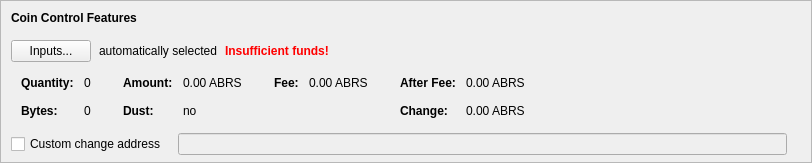
      <widget class="QFrame" name="frameCoinControl">
       <property name="sizePolicy">
        <sizepolicy hsizetype="Expanding" vsizetype="Fixed">
         <horstretch>0</horstretch>
         <verstretch>0</verstretch>
        </sizepolicy>
       </property>
       <property name="maximumSize">
        <size>
         <width>16777215</width>
         <height>16777215</height>
        </size>
       </property>
       <property name="frameShape">
        <enum>QFrame::StyledPanel</enum>
       </property>
       <property name="frameShadow">
        <enum>QFrame::Sunken</enum>
       </property>
       <layout class="QVBoxLayout" name="verticalLayoutCoinControl2">
        <property name="spacing">
         <number>0</number>
        </property>
        <property name="leftMargin">
         <number>0</number>
        </property>
        <property name="topMargin">
         <number>0</number>
        </property>
        <property name="rightMargin">
         <number>0</number>
        </property>
        <property name="bottomMargin">
         <number>6</number>
        </property>
        <item>
         <layout class="QVBoxLayout" name="verticalLayoutCoinControl" stretch="0,0,0,0,0">
          <property name="spacing">
           <number>0</number>
          </property>
          <property name="leftMargin">
           <number>10</number>
          </property>
          <property name="topMargin">
           <number>10</number>
          </property>
          <item>
           <layout class="QHBoxLayout" name="horizontalLayoutCoinControl1">
            <property name="bottomMargin">
             <number>15</number>
            </property>
            <item>
             <widget class="QLabel" name="labelCoinControlFeatures">
              <property name="sizePolicy">
               <sizepolicy hsizetype="Preferred" vsizetype="Maximum">
                <horstretch>0</horstretch>
                <verstretch>0</verstretch>
               </sizepolicy>
              </property>
              <property name="font">
               <font>
                <weight>75</weight>
                <bold>true</bold>
               </font>
              </property>
              <property name="styleSheet">
               <string notr="true">font-weight:bold;</string>
              </property>
              <property name="text">
               <string>Coin Control Features</string>
              </property>
             </widget>
            </item>
           </layout>
          </item>
          <item>
           <layout class="QHBoxLayout" name="horizontalLayoutCoinControl2" stretch="0,0,0,0">
            <property name="spacing">
             <number>8</number>
            </property>
            <property name="bottomMargin">
             <number>10</number>
            </property>
            <item>
             <widget class="QPushButton" name="pushButtonCoinControl">
              <property name="styleSheet">
               <string notr="true"/>
              </property>
              <property name="text">
               <string>Inputs...</string>
              </property>
              <property name="autoDefault">
               <bool>false</bool>
              </property>
             </widget>
            </item>
            <item>
             <widget class="QLabel" name="labelCoinControlAutomaticallySelected">
              <property name="text">
               <string>automatically selected</string>
              </property>
              <property name="margin">
               <number>5</number>
              </property>
             </widget>
            </item>
            <item>
             <widget class="QLabel" name="labelCoinControlInsuffFunds">
              <property name="font">
               <font>
                <weight>75</weight>
                <bold>true</bold>
               </font>
              </property>
              <property name="styleSheet">
               <string notr="true">color:red;font-weight:bold;</string>
              </property>
              <property name="text">
               <string>Insufficient funds!</string>
              </property>
              <property name="margin">
               <number>5</number>
              </property>
             </widget>
            </item>
            <item>
             <spacer name="horizontalSpacerCoinControl">
              <property name="orientation">
               <enum>Qt::Horizontal</enum>
              </property>
              <property name="sizeHint" stdset="0">
               <size>
                <width>40</width>
                <height>1</height>
               </size>
              </property>
             </spacer>
            </item>
           </layout>
          </item>
          <item>
           <widget class="QWidget" name="widgetCoinControl" native="true">
            <property name="sizePolicy">
             <sizepolicy hsizetype="Preferred" vsizetype="Preferred">
              <horstretch>0</horstretch>
              <verstretch>0</verstretch>
             </sizepolicy>
            </property>
            <property name="minimumSize">
             <size>
              <width>0</width>
              <height>0</height>
             </size>
            </property>
            <property name="styleSheet">
             <string notr="true"/>
            </property>
            <layout class="QHBoxLayout" name="horizontalLayoutCoinControl5">
             <property name="leftMargin">
              <number>0</number>
             </property>
             <property name="topMargin">
              <number>0</number>
             </property>
             <property name="rightMargin">
              <number>0</number>
             </property>
             <property name="bottomMargin">
              <number>0</number>
             </property>
             <item>
              <layout class="QHBoxLayout" name="horizontalLayoutCoinControl3" stretch="0,0,0,1">
               <property name="spacing">
                <number>20</number>
               </property>
               <property name="topMargin">
                <number>0</number>
               </property>
               <property name="bottomMargin">
                <number>10</number>
               </property>
               <item>
                <layout class="QFormLayout" name="formLayoutCoinControl1">
                 <property name="horizontalSpacing">
                  <number>10</number>
                 </property>
                 <property name="verticalSpacing">
                  <number>14</number>
                 </property>
                 <property name="leftMargin">
                  <number>10</number>
                 </property>
                 <property name="topMargin">
                  <number>4</number>
                 </property>
                 <property name="rightMargin">
                  <number>6</number>
                 </property>
                 <item row="0" column="0">
                  <widget class="QLabel" name="labelCoinControlQuantityText">
                   <property name="font">
                    <font>
                     <weight>75</weight>
                     <bold>true</bold>
                    </font>
                   </property>
                   <property name="text">
                    <string>Quantity:</string>
                   </property>
                   <property name="margin">
                    <number>0</number>
                   </property>
                  </widget>
                 </item>
                 <item row="0" column="1">
                  <widget class="QLabel" name="labelCoinControlQuantity">
                   <property name="cursor">
                    <cursorShape>IBeamCursor</cursorShape>
                   </property>
                   <property name="contextMenuPolicy">
                    <enum>Qt::ActionsContextMenu</enum>
                   </property>
                   <property name="text">
                    <string notr="true">0</string>
                   </property>
                   <property name="margin">
                    <number>0</number>
                   </property>
                   <property name="textInteractionFlags">
                    <set>Qt::LinksAccessibleByMouse|Qt::TextSelectableByKeyboard|Qt::TextSelectableByMouse</set>
                   </property>
                  </widget>
                 </item>
                 <item row="1" column="0">
                  <widget class="QLabel" name="labelCoinControlBytesText">
                   <property name="font">
                    <font>
                     <weight>75</weight>
                     <bold>true</bold>
                    </font>
                   </property>
                   <property name="text">
                    <string>Bytes:</string>
                   </property>
                  </widget>
                 </item>
                 <item row="1" column="1">
                  <widget class="QLabel" name="labelCoinControlBytes">
                   <property name="cursor">
                    <cursorShape>IBeamCursor</cursorShape>
                   </property>
                   <property name="contextMenuPolicy">
                    <enum>Qt::ActionsContextMenu</enum>
                   </property>
                   <property name="text">
                    <string notr="true">0</string>
                   </property>
                   <property name="textInteractionFlags">
                    <set>Qt::LinksAccessibleByMouse|Qt::TextSelectableByKeyboard|Qt::TextSelectableByMouse</set>
                   </property>
                  </widget>
                 </item>
                </layout>
               </item>
               <item>
                <layout class="QFormLayout" name="formLayoutCoinControl2">
                 <property name="horizontalSpacing">
                  <number>10</number>
                 </property>
                 <property name="verticalSpacing">
                  <number>14</number>
                 </property>
                 <property name="leftMargin">
                  <number>6</number>
                 </property>
                 <property name="topMargin">
                  <number>4</number>
                 </property>
                 <property name="rightMargin">
                  <number>6</number>
                 </property>
                 <item row="0" column="0">
                  <widget class="QLabel" name="labelCoinControlAmountText">
                   <property name="font">
                    <font>
                     <weight>75</weight>
                     <bold>true</bold>
                    </font>
                   </property>
                   <property name="text">
                    <string>Amount:</string>
                   </property>
                   <property name="margin">
                    <number>0</number>
                   </property>
                  </widget>
                 </item>
                 <item row="0" column="1">
                  <widget class="QLabel" name="labelCoinControlAmount">
                   <property name="cursor">
                    <cursorShape>IBeamCursor</cursorShape>
                   </property>
                   <property name="contextMenuPolicy">
                    <enum>Qt::ActionsContextMenu</enum>
                   </property>
                   <property name="text">
                    <string notr="true">0.00 ABRS</string>
                   </property>
                   <property name="textInteractionFlags">
                    <set>Qt::LinksAccessibleByMouse|Qt::TextSelectableByKeyboard|Qt::TextSelectableByMouse</set>
                   </property>
                  </widget>
                 </item>
                 <item row="1" column="0">
                  <widget class="QLabel" name="labelCoinControlLowOutputText">
                   <property name="font">
                    <font>
                     <weight>75</weight>
                     <bold>true</bold>
                    </font>
                   </property>
                   <property name="text">
                    <string>Dust:</string>
                   </property>
                  </widget>
                 </item>
                 <item row="1" column="1">
                  <widget class="QLabel" name="labelCoinControlLowOutput">
                   <property name="cursor">
                    <cursorShape>IBeamCursor</cursorShape>
                   </property>
                   <property name="contextMenuPolicy">
                    <enum>Qt::ActionsContextMenu</enum>
                   </property>
                   <property name="text">
                    <string notr="true">no</string>
                   </property>
                   <property name="textInteractionFlags">
                    <set>Qt::LinksAccessibleByMouse|Qt::TextSelectableByKeyboard|Qt::TextSelectableByMouse</set>
                   </property>
                  </widget>
                 </item>
                </layout>
               </item>
               <item>
                <layout class="QFormLayout" name="formLayoutCoinControl3">
                 <property name="horizontalSpacing">
                  <number>10</number>
                 </property>
                 <property name="verticalSpacing">
                  <number>14</number>
                 </property>
                 <property name="leftMargin">
                  <number>6</number>
                 </property>
                 <property name="topMargin">
                  <number>4</number>
                 </property>
                 <property name="rightMargin">
                  <number>6</number>
                 </property>
                 <item row="0" column="0">
                  <widget class="QLabel" name="labelCoinControlFeeText">
                   <property name="font">
                    <font>
                     <weight>75</weight>
                     <bold>true</bold>
                    </font>
                   </property>
                   <property name="text">
                    <string>Fee:</string>
                   </property>
                   <property name="margin">
                    <number>0</number>
                   </property>
                  </widget>
                 </item>
                 <item row="0" column="1">
                  <widget class="QLabel" name="labelCoinControlFee">
                   <property name="cursor">
                    <cursorShape>IBeamCursor</cursorShape>
                   </property>
                   <property name="contextMenuPolicy">
                    <enum>Qt::ActionsContextMenu</enum>
                   </property>
                   <property name="text">
                    <string notr="true">0.00 ABRS</string>
                   </property>
                   <property name="textInteractionFlags">
                    <set>Qt::LinksAccessibleByMouse|Qt::TextSelectableByKeyboard|Qt::TextSelectableByMouse</set>
                   </property>
                  </widget>
                 </item>
                </layout>
               </item>
               <item>
                <layout class="QFormLayout" name="formLayoutCoinControl4">
                 <property name="horizontalSpacing">
                  <number>10</number>
                 </property>
                 <property name="verticalSpacing">
                  <number>14</number>
                 </property>
                 <property name="leftMargin">
                  <number>6</number>
                 </property>
                 <property name="topMargin">
                  <number>4</number>
                 </property>
                 <property name="rightMargin">
                  <number>6</number>
                 </property>
                 <item row="0" column="0">
                  <widget class="QLabel" name="labelCoinControlAfterFeeText">
                   <property name="font">
                    <font>
                     <weight>75</weight>
                     <bold>true</bold>
                    </font>
                   </property>
                   <property name="text">
                    <string>After Fee:</string>
                   </property>
                   <property name="margin">
                    <number>0</number>
                   </property>
                  </widget>
                 </item>
                 <item row="0" column="1">
                  <widget class="QLabel" name="labelCoinControlAfterFee">
                   <property name="cursor">
                    <cursorShape>IBeamCursor</cursorShape>
                   </property>
                   <property name="contextMenuPolicy">
                    <enum>Qt::ActionsContextMenu</enum>
                   </property>
                   <property name="text">
                    <string notr="true">0.00 ABRS</string>
                   </property>
                   <property name="textInteractionFlags">
                    <set>Qt::LinksAccessibleByMouse|Qt::TextSelectableByKeyboard|Qt::TextSelectableByMouse</set>
                   </property>
                  </widget>
                 </item>
                 <item row="1" column="0">
                  <widget class="QLabel" name="labelCoinControlChangeText">
                   <property name="font">
                    <font>
                     <weight>75</weight>
                     <bold>true</bold>
                    </font>
                   </property>
                   <property name="text">
                    <string>Change:</string>
                   </property>
                  </widget>
                 </item>
                 <item row="1" column="1">
                  <widget class="QLabel" name="labelCoinControlChange">
                   <property name="cursor">
                    <cursorShape>IBeamCursor</cursorShape>
                   </property>
                   <property name="contextMenuPolicy">
                    <enum>Qt::ActionsContextMenu</enum>
                   </property>
                   <property name="text">
                    <string notr="true">0.00 ABRS</string>
                   </property>
                   <property name="textInteractionFlags">
                    <set>Qt::LinksAccessibleByMouse|Qt::TextSelectableByKeyboard|Qt::TextSelectableByMouse</set>
                   </property>
                  </widget>
                 </item>
                </layout>
               </item>
              </layout>
             </item>
            </layout>
           </widget>
          </item>
          <item>
           <layout class="QHBoxLayout" name="horizontalLayoutCoinControl4" stretch="0,0,0">
            <property name="spacing">
             <number>12</number>
            </property>
            <property name="sizeConstraint">
             <enum>QLayout::SetDefaultConstraint</enum>
            </property>
            <property name="topMargin">
             <number>5</number>
            </property>
            <property name="rightMargin">
             <number>5</number>
            </property>
            <item>
             <widget class="QCheckBox" name="checkBoxCoinControlChange">
              <property name="toolTip">
               <string>If this is activated, but the change address is empty or invalid, change will be sent to a newly generated address.</string>
              </property>
              <property name="text">
               <string>Custom change address</string>
              </property>
             </widget>
            </item>
            <item>
             <widget class="QValidatedLineEdit" name="lineEditCoinControlChange">
              <property name="enabled">
               <bool>false</bool>
              </property>
              <property name="sizePolicy">
               <sizepolicy hsizetype="Expanding" vsizetype="Fixed">
                <horstretch>0</horstretch>
                <verstretch>0</verstretch>
               </sizepolicy>
              </property>
             </widget>
            </item>
            <item>
             <widget class="QLabel" name="labelCoinControlChangeLabel">
              <property name="sizePolicy">
               <sizepolicy hsizetype="Preferred" vsizetype="Expanding">
                <horstretch>0</horstretch>
                <verstretch>0</verstretch>
               </sizepolicy>
              </property>
              <property name="minimumSize">
               <size>
                <width>0</width>
                <height>0</height>
               </size>
              </property>
              <property name="text">
               <string/>
              </property>
              <property name="margin">
               <number>3</number>
              </property>
             </widget>
            </item>
           </layout>
          </item>
          <item>
           <spacer name="verticalSpacerCoinControl">
            <property name="orientation">
             <enum>Qt::Vertical</enum>
            </property>
            <property name="sizeHint" stdset="0">
             <size>
              <width>800</width>
              <height>1</height>
             </size>
            </property>
           </spacer>
          </item>
         </layout>
        </item>
       </layout>
      </widget>
